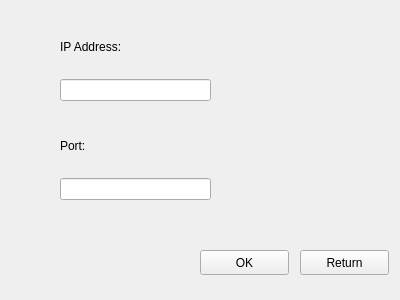
<?xml version="1.0" encoding="UTF-8"?>
<ui version="4.0">
 <class>JackLinkClient</class>
 <widget class="QWidget" name="JackLinkClient">
  <property name="geometry">
   <rect>
    <x>0</x>
    <y>0</y>
    <width>400</width>
    <height>300</height>
   </rect>
  </property>
  <property name="windowTitle">
   <string>Form</string>
  </property>
  <widget class="QWidget" name="verticalLayoutWidget">
   <property name="geometry">
    <rect>
     <x>60</x>
     <y>20</y>
     <width>151</width>
     <height>81</height>
    </rect>
   </property>
   <layout class="QVBoxLayout" name="verticalLayout">
    <item>
     <widget class="QLabel" name="label">
      <property name="text">
       <string>IP Address:</string>
      </property>
     </widget>
    </item>
    <item>
     <widget class="QLineEdit" name="lineEdit_2"/>
    </item>
   </layout>
  </widget>
  <widget class="QWidget" name="verticalLayoutWidget_2">
   <property name="geometry">
    <rect>
     <x>60</x>
     <y>120</y>
     <width>151</width>
     <height>80</height>
    </rect>
   </property>
   <layout class="QVBoxLayout" name="verticalLayout_2">
    <item>
     <widget class="QLabel" name="label_2">
      <property name="text">
       <string>Port:</string>
      </property>
     </widget>
    </item>
    <item>
     <widget class="QLineEdit" name="lineEdit"/>
    </item>
   </layout>
  </widget>
  <widget class="QPushButton" name="pushButton">
   <property name="geometry">
    <rect>
     <x>200</x>
     <y>250</y>
     <width>89</width>
     <height>25</height>
    </rect>
   </property>
   <property name="text">
    <string>OK</string>
   </property>
  </widget>
  <widget class="QPushButton" name="pushButton_2">
   <property name="geometry">
    <rect>
     <x>300</x>
     <y>250</y>
     <width>89</width>
     <height>25</height>
    </rect>
   </property>
   <property name="text">
    <string>Return</string>
   </property>
  </widget>
 </widget>
 <resources/>
 <connections/>
</ui>
